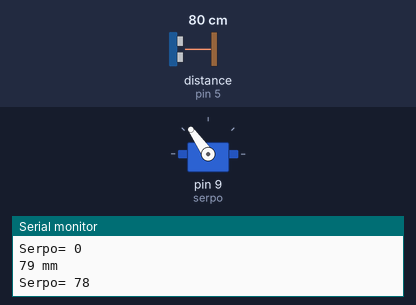
This sketch was run on a simulated Arduino Uno, built with avr-gcc and run on an emulated ATmega328P. On the bench: servo, the last lines printed to the serial monitor. Wiring (inferred from the names in the program): ultrasonic range finder: trigger pin 6; echo pin 5. Inputs (shaded band) come from the test bench; at power-on: distance to the obstacle (sensor on pin 5) 80 cm. The echo pulse lasts 58.3 µs per cm.

Above: at 3.8 s.
3.9 s: distance to the obstacle (sensor on pin 5) set to 2 cm
At 4.14 s:
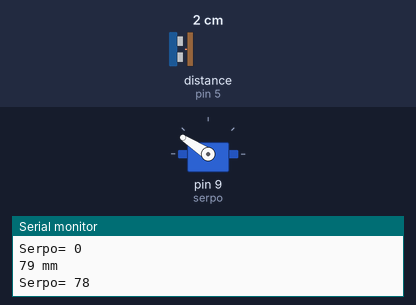
15.8 s: distance to the obstacle (sensor on pin 5) set to 184 cm
At 17.3 s:
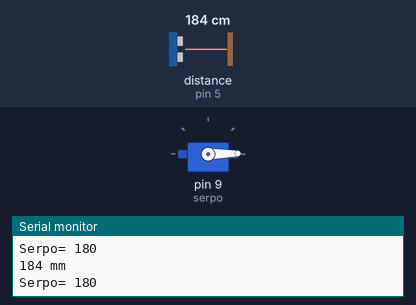
19.8 s: distance to the obstacle (sensor on pin 5) set to 175 cm
At 19.98 s:
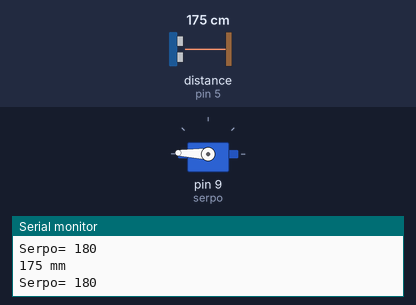
Timing chart, 0 to 24.8 s (numbered marks = the images above; inputs shaded):
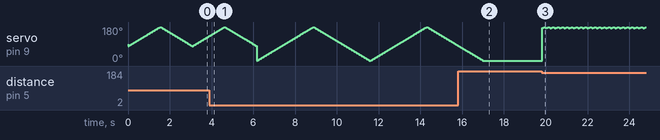

Measured:
- the behaviour switches between 180 and 179 cm on distance to the obstacle (sensor on pin 5) (found by bisection; images 2 and 3)
- after the input at 15.8 s, servo on pin 9 (serpo): goes on until 17.0 s, then stays 1°

The sketch:

Sensor_Ultrasonik_dengan_Servo.ino
```cpp
/*=============== Program Sensor Ultrasonik + Servo ===============*/
/*========== Oleh: https://github.com/hooda811/ ==========*/
/*== Program lain: https://github.com/hooda811/Program ==*/

#include <Servo.h>
Servo serpo;
int trig = 6;           // membuat varibel trig yang di set ke-pin 3
int echo = 5;           // membuat variabel echo yang di set ke-pin 2
long durasi, jarak;     // membuat variabel durasi dan jarak
int serp = 0;
void setup() {
  pinMode(trig, OUTPUT);    // set pin trig menjadi OUTPUT
  pinMode(echo, INPUT);     // set pin echo menjadi INPUT
  Serial.begin(9600);       // digunakan untuk komunikasi Serial dengan komputer
  serpo.attach(9); // 9 adalah pin pada board
}

void loop() {

  // program dibawah ini agar trigger memancarakan suara ultrasonic
  digitalWrite(trig, LOW);
  delayMicroseconds(8);
  digitalWrite(trig, HIGH);
  delayMicroseconds(8);
  digitalWrite(trig, LOW);
  delayMicroseconds(8);

  durasi = pulseIn(echo, HIGH); // menerima suara ultrasonic
  jarak = (durasi / 2) / 29.1;  // mengubah durasi menjadi jarak (cm)
  Serial.print(jarak);
  Serial.println(" mm");        // menampilkan jarak pada Serial Monitor
  Serial.print("Serpo= ");
  Serial.println(serp);


  for (serp = jarak; serp <= 180; serp += 1) { // Bergerak dari 0 derajat ke 180 derajat
    // in steps of 1 degree
    serpo.write(serp);              // Memberitahu servo untuk menuju posisi variabel serp
    delay(15);                       // Menunggu 15 ms untuk servo mencapai posisi tersebut
  }
  for (serp = 180; serp >= jarak; serp -= 1) { // Bergerak dari 180 derajat ke 0 derajat
    serpo.write(serp);              // Memberitahu servo untuk menuju posisi variabel serp
    delay(15);

}
}
```
